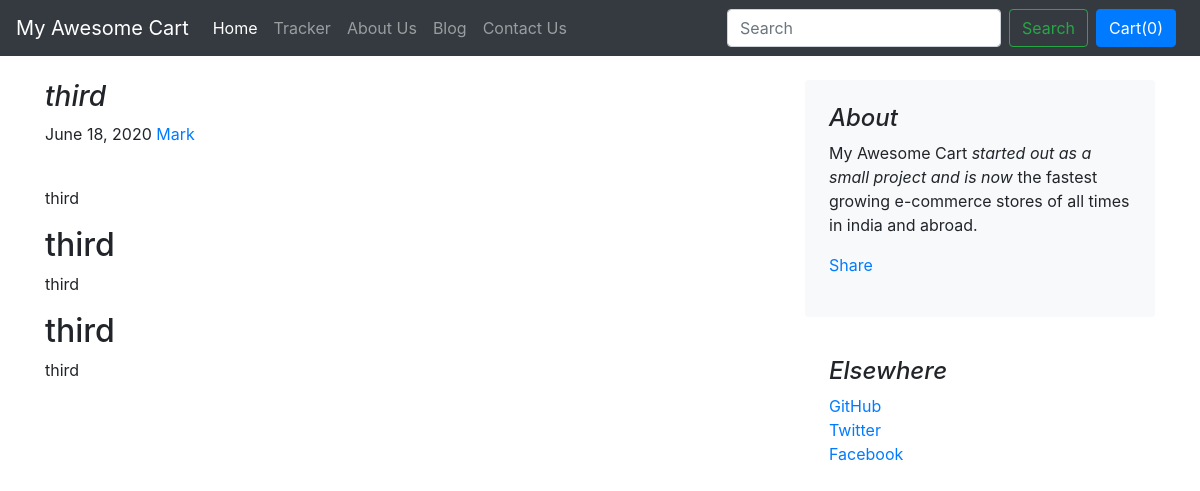
The app's page /blog/blogpost/3 with its own data.
### blog/models.py (models this page shows, shortened)
class Blogpost(models.Model):
    post_id = models.AutoField(primary_key=True)
    title = models.CharField(max_length=50)
    head0 = models.CharField(max_length=500, default="")
    chead0 = models.CharField(max_length=5000, default="")
    head1 = models.CharField(max_length=500, default="")
    chead1 = models.CharField(max_length=5000, default="")
    head2 = models.CharField(max_length=500, default="")
    chead2 = models.CharField(max_length=5000, default="")
    pub_date = models.DateField()
    thumbnail = models.ImageField(upload_to="shop/images", default="")

### blog/views.py (the view)
# urls.py: path('blogpost/<int:id>', views.blogpost, name='blogPost'),
def blogpost(request, id):
    post = Blogpost.objects.filter(post_id= id)[0]
    return render(request, 'blog/blogpost.html', {'post': post})

### blog/templates/blog/blogpost.html (shortened to what this page needs)
{% extends 'blog/basic.html' %}
{% block body %}
<div class="container">
    <div class="row mt-4">
        <div class="col-md-8 blog-main">
            <h3 class="font-italic">
                {{post.title}}
            </h3>
            <div class="blog-post">
                <p class="blog-post-meta">{{post.pub_date}} <a href="#">Mark</a></p>
                    <br>
                <p>{{post.chead0}}</p>
                <h2>{{post.head1}}</h2>
                <p>{{post.chead1}}</p>
                <h2>{{post.head2}}</h2>
                <p>{{post.chead2}}</p>
            </div>
        </div>
        <aside class="col-md-4 blog-sidebar">
            <div class="p-4 mb-3 bg-light rounded">
                <h4 class="font-italic">About</h4>
                <p class="mb-0">My Awesome Cart <em>started out as a small project and is now</em> the fastest growing
                    e-commerce stores of all times in india and abroad.</p>
                <div class="my-3 fb-share-button" data-href="http://127.0.0.1:8000/blog/blogpost/{{post.post_id}}"
                    data-layout="button_count" data-size="large"><a target="_blank"
                        href="https://www.facebook.com/sharer/sharer.php?u=http%3A%2F%2F127.0.0.1%3A8000%2Fblog%2Fblogpost%2F4&src=sdkpreparse"
                        class="fb-xfbml-parse-ignore">Share</a></div>
            </div>
            <div class="p-4">
                <h4 class="font-italic">Elsewhere</h4>
                <ol class="list-unstyled">
                    <li><a href="#">GitHub</a></li>
                    <li><a href="#">Twitter</a></li>
                    <li><a href="#">Facebook</a></li>
                </ol>
            </div>
        </aside>
    </div>
</div>
{% endblock %}

### records on screen
Blogpost: title "third", pub_date "June 18, 2020", chead0 "third", head1 "third", chead1 "third", head2 "third", chead2 "third"
